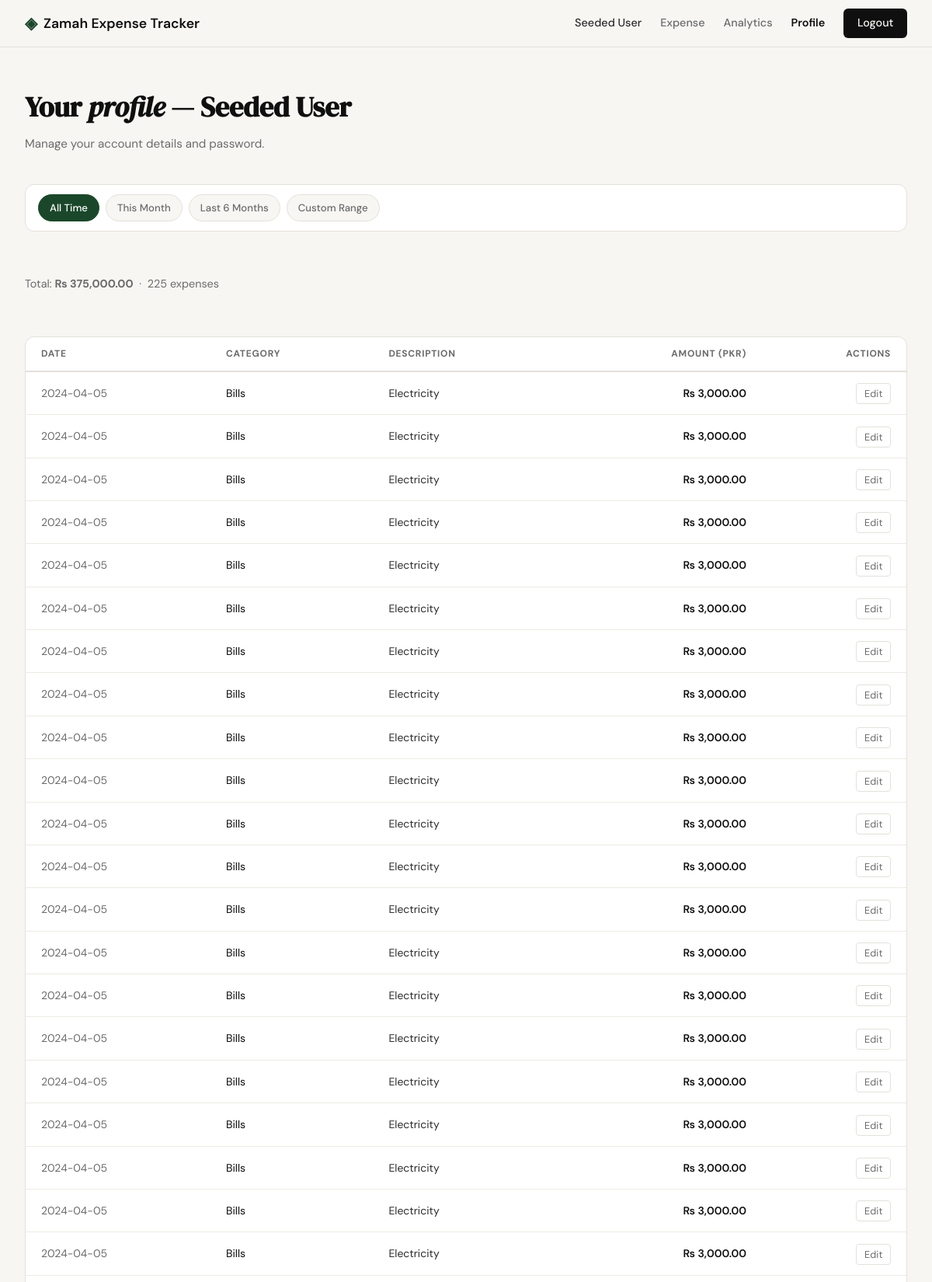
The page /profile?period=all (signed in, upper part) on the database its author committed.
### tables this page shows
CREATE TABLE users (
            id            INTEGER PRIMARY KEY AUTOINCREMENT,
            name          TEXT    NOT NULL,
            email         TEXT    NOT NULL UNIQUE,
            password_hash TEXT    NOT NULL,
            created_at    TEXT    DEFAULT (datetime('now'))
        );

CREATE TABLE expenses (
            id          INTEGER PRIMARY KEY AUTOINCREMENT,
            user_id     INTEGER NOT NULL,
            amount      REAL    NOT NULL,
            category    TEXT    NOT NULL,
            date        TEXT    NOT NULL,
            description TEXT,
            created_at  TEXT    DEFAULT (datetime('now')),
            FOREIGN KEY (user_id) REFERENCES users(id)
        );

### app.py (the view, shortened to what this page needs)
@app.route("/profile")
def profile():
    if not session.get("user_id"):
        return redirect(url_for("login"))
    today = date.today()
    period = request.args.get("period", "month")
    def _valid_date(s):
        try:
            date.fromisoformat(s)
            return True
        except (ValueError, TypeError):
            return False
    if period == "all":
        from_date = ""
        to_date = ""
        expenses = get_expenses(session["user_id"])
    filtered_total = sum(row["amount"] for row in expenses)
    user = get_user_by_id(session["user_id"])
    return render_template(
        "profile.html",
        user=user,
        message=request.args.get("message"),
        error=request.args.get("error"),
        expenses=expenses,
        filtered_total=filtered_total,
        from_date=from_date,
        to_date=to_date,
        period=period,
    )

### database/db.py (called while the page is built)
def get_db():
    path = current_app.config.get("DATABASE", DB_PATH) if has_app_context() else DB_PATH
    if path == ":memory:":
        conn = sqlite3.connect("file::memory:?cache=shared", uri=True)
    else:
        conn = sqlite3.connect(path)
    conn.row_factory = sqlite3.Row
    conn.execute("PRAGMA foreign_keys = ON")
    return conn

def get_user_by_id(user_id):
    db = get_db()
    row = db.execute("SELECT * FROM users WHERE id = ?", (user_id,)).fetchone()
    db.close()
    return row

def get_expenses(user_id):
    db = get_db()
    rows = db.execute(
        "SELECT * FROM expenses WHERE user_id = ? ORDER BY date DESC", (user_id,)
    ).fetchall()
    db.close()
    return rows

### templates/profile.html (shortened to what this page needs)
{% extends "base.html" %}
{% block content %}
<section class="dashboard-section">
    <div class="dashboard-container">
        <div class="dashboard-header">
            <h1 class="dashboard-title">Your <em>profile</em> — {{ user['name'] }}</h1>
            <p class="dashboard-subtitle">Manage your account details and password.</p>
        </div>
        <div class="filter-bar">
            <div class="filter-presets">
                <a href="{{ url_for('profile') }}?period=all"
                   class="filter-preset{% if period == 'all' %} active{% endif %}">All Time</a>
                <a href="{{ url_for('profile') }}?period=month"
                   class="filter-preset{% if period == 'month' %} active{% endif %}">This Month</a>
                <a href="{{ url_for('profile') }}?period=6months"
                   class="filter-preset{% if period == '6months' %} active{% endif %}">Last 6 Months</a>
                <button class="filter-preset{% if period == 'custom' %} active{% endif %}"
                        id="custom-toggle" type="button">Custom Range</button>
            </div>
        </div>
        <p class="filter-summary">
            Total: <strong>₨ {{ "{:,.2f}".format(filtered_total) }}</strong>
            &nbsp;·&nbsp; {{ expenses|length }} expense{{ 's' if expenses|length != 1 else '' }}
        </p>
        {% if expenses %}
        <div class="summary-card" style="overflow-x:auto; padding:0; margin-bottom:2rem">
            <table style="width:100%; border-collapse:collapse; font-family:var(--font-body)">
                <thead>
                    <tr style="border-bottom:2px solid var(--border)">
                        <th style="padding:0.75rem 1.25rem; text-align:left; font-size:0.75rem; text-transform:uppercase; letter-spacing:0.06em; color:var(--ink-muted)">Date</th>
                        <th style="padding:0.75rem 1.25rem; text-align:left; font-size:0.75rem; text-transform:uppercase; letter-spacing:0.06em; color:var(--ink-muted)">Category</th>
                        <th style="padding:0.75rem 1.25rem; text-align:left; font-size:0.75rem; text-transform:uppercase; letter-spacing:0.06em; color:var(--ink-muted)">Description</th>
                        <th style="padding:0.75rem 1.25rem; text-align:right; font-size:0.75rem; text-transform:uppercase; letter-spacing:0.06em; color:var(--ink-muted)">Amount (PKR)</th>
                        <th style="padding:0.75rem 1.25rem; text-align:right; font-size:0.75rem; text-transform:uppercase; letter-spacing:0.06em; color:var(--ink-muted)">Actions</th>
                    </tr>
                </thead>
                <tbody>
                    {% for expense in expenses %}
                    <tr style="border-bottom:1px solid var(--border-soft)">
                        <td style="padding:0.9rem 1.25rem; color:var(--ink-muted); font-size:0.875rem">{{ expense['date'] }}</td>
                        <td style="padding:0.9rem 1.25rem; font-size:0.875rem">{{ expense['category'] }}</td>
                        <td style="padding:0.9rem 1.25rem; color:var(--ink-soft); font-size:0.875rem">{{ expense['description'] or '—' }}</td>
                        <td style="padding:0.9rem 1.25rem; text-align:right; font-weight:600; font-size:0.875rem">₨ {{ "{:,.2f}".format(expense['amount']) }}</td>
                        <td style="padding:0.9rem 1.25rem; text-align:right; white-space:nowrap;">
                            <a href="{{ url_for('edit_expense', id=expense['id']) }}" style="font-size:0.8rem; color:var(--ink-muted); text-decoration:none; border:1px solid var(--border); border-radius:4px; padding:0.25rem 0.6rem;">Edit</a>
                        </td>
                    </tr>
                    {% endfor %}
                </tbody>
            </table>
        </div>
        {% else %}
        <p class="empty-state" style="margin-bottom:2rem">No expenses found for this period.</p>
        {% endif %}
    </div>
</section>
{% endblock %}

### templates/base.html (shortened to what this page needs)
<!DOCTYPE html>
<html lang="en">
<head>
    <link rel="stylesheet" href="{{ url_for('static', filename='css/style.css') }}">
</head>
<body>
    <nav class="navbar">
        <div class="nav-inner">
            <a href="{{ url_for('landing') }}" class="nav-brand">
                <span class="brand-icon">◈</span>
                <span class="brand-name">Zamah Expense Tracker</span>
            </a>
            <div class="nav-links">
                {% if session.get('user_id') %}
                <span class="nav-user">{{ session['user_name'] }}</span>
                <a href="{{ url_for('expense_list') }}" class="{{ 'nav-active' if request.endpoint == 'expense_list' else '' }}">Expense</a>
                <a href="{{ url_for('analytics') }}" class="{{ 'nav-active' if request.endpoint == 'analytics' else '' }}">Analytics</a>
                <a href="{{ url_for('profile') }}" class="{{ 'nav-active' if request.endpoint == 'profile' else '' }}">Profile</a>
                <a href="{{ url_for('logout') }}" class="nav-cta">Logout</a>
                {% else %}
                <a href="{{ url_for('login') }}">Sign in</a>
                <a href="{{ url_for('register') }}" class="nav-cta">Get started</a>
                {% endif %}
            </div>
        </div>
    </nav>
    <main class="main-content">
        {% block content %}{% endblock %}
    </main>
</body>
</html>

### static/css/style.css (style rules this page uses)
:root { --ink: #0f0f0f; --ink-soft: #2d2d2d; --ink-muted: #6b6b6b; --ink-faint: #a0a0a0; --paper: #f7f6f3; --paper-warm: #f0ede6; --paper-card: #ffffff; --accent: #1a472a; --accent-light: #e8f0eb; --accent-2: #c17f24; --accent-2-light: #fdf3e3; --danger: #c0392b; --danger-light: #fdecea; --border: #e4e1da; --border-soft: #eeebe4; --font-display: 'DM Serif Display', Georgia, serif; --font-body: 'DM Sans', system-ui, sans-serif; --max-width: 1200px; --auth-width: 440px; --radius-sm: 6px; --radius-md: 12px; --radius-lg: 20px; }
*, *::before, *::after { box-sizing: border-box; margin: 0; padding: 0; }
html { font-size: 16px; scroll-behavior: smooth; }
body { background: var(--paper); color: var(--ink); font-family: var(--font-body); font-size: 1rem; line-height: 1.6; -webkit-font-smoothing: antialiased; }
a { color: inherit; text-decoration: none; }
.navbar { position: sticky; top: 0; z-index: 100; background: var(--paper); border-bottom: 1px solid var(--border); padding: 0 2rem; }
.nav-inner { max-width: var(--max-width); margin: 0 auto; height: 60px; display: flex; align-items: center; justify-content: space-between; }
.nav-brand { display: flex; align-items: center; gap: 0.5rem; font-family: var(--font-body); font-weight: 600; font-size: 1.1rem; color: var(--ink); }
.brand-icon { color: var(--accent); font-size: 1.3rem; }
.brand-name { color: var(--ink); }
.nav-links { display: flex; align-items: center; gap: 1.5rem; font-size: 0.9rem; font-weight: 500; }
.nav-links a { color: var(--ink-muted); transition: color 0.2s; }
.nav-cta { background: var(--ink) !important; color: var(--paper) !important; padding: 0.45rem 1.1rem; border-radius: var(--radius-sm); transition: background 0.2s !important; }
.main-content { min-height: calc(100vh - 60px - 100px); }
.nav-user { font-size: 0.9rem; font-weight: 500; color: var(--ink-soft); }
.dashboard-section { padding: 3rem 2rem 5rem; max-width: var(--max-width); margin: 0 auto; }
.dashboard-container { display: flex; flex-direction: column; gap: 2.5rem; }
.dashboard-header { max-width: 560px; }
.dashboard-title { font-family: var(--font-display); font-size: clamp(1.75rem, 3vw, 2.5rem); color: var(--ink); margin-bottom: 0.4rem; }
.dashboard-subtitle { font-size: 0.95rem; color: var(--ink-muted); }
.summary-card { background: var(--paper-card); border: 1px solid var(--border); border-radius: var(--radius-md); padding: 1.75rem; display: flex; flex-direction: column; gap: 0.25rem; }
.filter-bar { background: var(--paper-card); border: 1px solid var(--border); border-radius: var(--radius-md); padding: 0.75rem 1rem; margin-bottom: 1rem; display: flex; flex-direction: column; gap: 0.75rem; }
.filter-presets { display: flex; flex-wrap: wrap; gap: 0.5rem; }
.filter-preset { display: inline-block; padding: 0.35rem 0.875rem; border-radius: 999px; font-size: 0.825rem; font-weight: 500; font-family: var(--font-body); color: var(--ink-muted); background: var(--paper); border: 1px solid var(--border); cursor: pointer; text-decoration: none; transition: background 0.15s, color 0.15s, border-color 0.15s; }
.filter-preset.active { background: var(--accent); color: var(--paper-card); border-color: var(--accent); }
.filter-summary { font-size: 0.9rem; color: var(--ink-muted); margin-bottom: 1rem; }
.nav-links a.nav-active { color: var(--ink); font-weight: 600; }

### rows shown on the page
users: user_name "Seeded User", name "Seeded User"
expenses: date "2024-04-05", category "Bills", description "Electricity", amount "3,000.00"
expenses: date "2024-04-05", category "Bills", description "Electricity", amount "3,000.00"
expenses: date "2024-04-05", category "Bills", description "Electricity", amount "3,000.00"
expenses: date "2024-04-05", category "Bills", description "Electricity", amount "3,000.00"
expenses: date "2024-04-05", category "Bills", description "Electricity", amount "3,000.00"
expenses: date "2024-04-05", category "Bills", description "Electricity", amount "3,000.00"
expenses: date "2024-04-05", category "Bills", description "Electricity", amount "3,000.00"
expenses: date "2024-04-05", category "Bills", description "Electricity", amount "3,000.00"
expenses: date "2024-04-05", category "Bills", description "Electricity", amount "3,000.00"
expenses: date "2024-04-05", category "Bills", description "Electricity", amount "3,000.00"
expenses: date "2024-04-05", category "Bills", description "Electricity", amount "3,000.00"
expenses: date "2024-04-05", category "Bills", description "Electricity", amount "3,000.00"
expenses: date "2024-04-05", category "Bills", description "Electricity", amount "3,000.00"
expenses: date "2024-04-05", category "Bills", description "Electricity", amount "3,000.00"
expenses: date "2024-04-05", category "Bills", description "Electricity", amount "3,000.00"
expenses: date "2024-04-05", category "Bills", description "Electricity", amount "3,000.00"
expenses: date "2024-04-05", category "Bills", description "Electricity", amount "3,000.00"
expenses: date "2024-04-05", category "Bills", description "Electricity", amount "3,000.00"
expenses: date "2024-04-05", category "Bills", description "Electricity", amount "3,000.00"
expenses: date "2024-04-05", category "Bills", description "Electricity", amount "3,000.00"
expenses: date "2024-04-05", category "Bills", description "Electricity", amount "3,000.00"

### other values the page prints
{{ "{:,.2f}".format(filtered_total) }} "375,000.00"
{{ expenses|length }} "225"
{{ 's' if expenses|length != 1 else '' }} "s"
